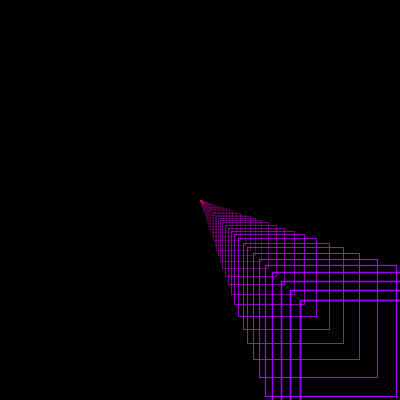
Frame 1 (no input)
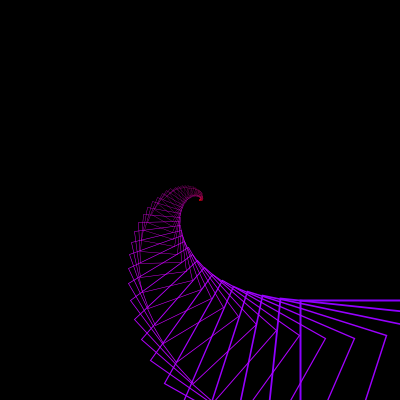
Frame 60 (the mouse pressed at the canvas centre just before this capture)
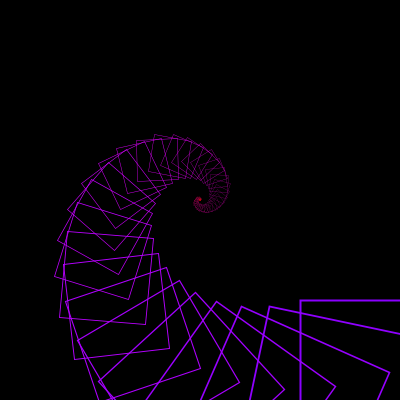
Frame 120 (the mouse held since frame 60 and released just before this capture)

The Processing sketch that drew these frames (run headless with seeded random() and noise(); from frame 60 on, the mouse is pressed at the canvas centre):

// Processing sketch: processing_97476
// ── processing_97476.pde

//Monyse Takaki
//Inspirado em 'Transformations', Seb Lee-Delisle

float angle = 0;
 
void setup() {
  size(400, 400);
  strokeWeight(2); 
}
 
void draw() {
  background(0);
  // noFill pra ocorrer apenas o os traços do desenho
  noFill();
  // Traços brancos
  stroke(255);
  // Desenha retângulos no centro
  rectMode(CENTER);
  // HSB (hue, saturation, brightness) permitem uma melhor
  // abstração
  colorMode(HSB);
  translate(width/2, height/2);
  
  int counter =0 ;
 
  while(counter<100) {
     
    // A cor do traço dependerá do quão longe do loop
    //estará.
    stroke(193+counter,255,255);
    rect(width/2, height/2, 200,200);
    // Rotaciona as coordenadas do sistema num
    // ângulo determinado por uma variavel
    rotate(radians(angle));
    // As proporções tomadas nesta rotação 90%
    //formam de maneira indireta proporção aurea.
    scale(0.900,0.900);
     
    counter++;
  }
 
  // Criação da animação
  angle += 0.1000; 
 
}
